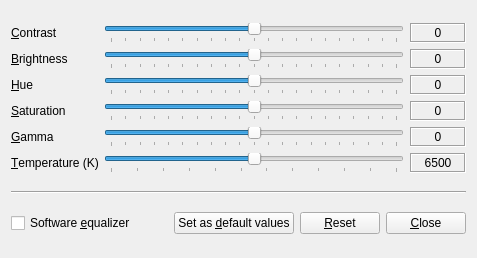
<?xml version="1.0" encoding="UTF-8"?>
<ui version="4.0">
 <class>VideoEqualizer</class>
 <widget class="QWidget" name="VideoEqualizer">
  <property name="geometry">
   <rect>
    <x>0</x>
    <y>0</y>
    <width>452</width>
    <height>258</height>
   </rect>
  </property>
  <property name="windowTitle">
   <string>Video Equalizer</string>
  </property>
  <layout class="QVBoxLayout" name="verticalLayout">
   <item>
    <layout class="QGridLayout" name="gridLayout">
     <item row="0" column="0">
      <widget class="QLabel" name="contrast_label">
       <property name="text">
        <string>&amp;Contrast</string>
       </property>
       <property name="buddy">
        <cstring>contrast_slider</cstring>
       </property>
      </widget>
     </item>
     <item row="0" column="1">
      <widget class="QSlider" name="contrast_slider">
       <property name="minimumSize">
        <size>
         <width>300</width>
         <height>0</height>
        </size>
       </property>
       <property name="minimum">
        <number>-100</number>
       </property>
       <property name="maximum">
        <number>100</number>
       </property>
       <property name="orientation">
        <enum>Qt::Horizontal</enum>
       </property>
       <property name="tickPosition">
        <enum>QSlider::TicksBelow</enum>
       </property>
      </widget>
     </item>
     <item row="0" column="2">
      <widget class="QLabel" name="contrast_indicator">
       <property name="minimumSize">
        <size>
         <width>48</width>
         <height>0</height>
        </size>
       </property>
       <property name="frameShape">
        <enum>QFrame::Box</enum>
       </property>
       <property name="frameShadow">
        <enum>QFrame::Sunken</enum>
       </property>
       <property name="text">
        <string notr="true">0</string>
       </property>
       <property name="alignment">
        <set>Qt::AlignCenter</set>
       </property>
      </widget>
     </item>
     <item row="1" column="0">
      <widget class="QLabel" name="brightness_label">
       <property name="text">
        <string>&amp;Brightness</string>
       </property>
       <property name="buddy">
        <cstring>brightness_slider</cstring>
       </property>
      </widget>
     </item>
     <item row="1" column="1">
      <widget class="QSlider" name="brightness_slider">
       <property name="minimumSize">
        <size>
         <width>300</width>
         <height>0</height>
        </size>
       </property>
       <property name="minimum">
        <number>-100</number>
       </property>
       <property name="maximum">
        <number>100</number>
       </property>
       <property name="orientation">
        <enum>Qt::Horizontal</enum>
       </property>
       <property name="tickPosition">
        <enum>QSlider::TicksBelow</enum>
       </property>
      </widget>
     </item>
     <item row="1" column="2">
      <widget class="QLabel" name="brightness_indicator">
       <property name="minimumSize">
        <size>
         <width>48</width>
         <height>0</height>
        </size>
       </property>
       <property name="frameShape">
        <enum>QFrame::Box</enum>
       </property>
       <property name="frameShadow">
        <enum>QFrame::Sunken</enum>
       </property>
       <property name="text">
        <string notr="true">0</string>
       </property>
       <property name="alignment">
        <set>Qt::AlignCenter</set>
       </property>
      </widget>
     </item>
     <item row="2" column="0">
      <widget class="QLabel" name="hue_label">
       <property name="text">
        <string>&amp;Hue</string>
       </property>
       <property name="buddy">
        <cstring>hue_slider</cstring>
       </property>
      </widget>
     </item>
     <item row="2" column="1">
      <widget class="QSlider" name="hue_slider">
       <property name="minimumSize">
        <size>
         <width>300</width>
         <height>0</height>
        </size>
       </property>
       <property name="minimum">
        <number>-100</number>
       </property>
       <property name="maximum">
        <number>100</number>
       </property>
       <property name="orientation">
        <enum>Qt::Horizontal</enum>
       </property>
       <property name="tickPosition">
        <enum>QSlider::TicksBelow</enum>
       </property>
      </widget>
     </item>
     <item row="2" column="2">
      <widget class="QLabel" name="hue_indicator">
       <property name="minimumSize">
        <size>
         <width>48</width>
         <height>0</height>
        </size>
       </property>
       <property name="frameShape">
        <enum>QFrame::Box</enum>
       </property>
       <property name="frameShadow">
        <enum>QFrame::Sunken</enum>
       </property>
       <property name="text">
        <string notr="true">0</string>
       </property>
       <property name="alignment">
        <set>Qt::AlignCenter</set>
       </property>
      </widget>
     </item>
     <item row="3" column="0">
      <widget class="QLabel" name="saturation_label">
       <property name="text">
        <string>&amp;Saturation</string>
       </property>
       <property name="buddy">
        <cstring>saturation_slider</cstring>
       </property>
      </widget>
     </item>
     <item row="3" column="1">
      <widget class="QSlider" name="saturation_slider">
       <property name="minimumSize">
        <size>
         <width>300</width>
         <height>0</height>
        </size>
       </property>
       <property name="minimum">
        <number>-100</number>
       </property>
       <property name="maximum">
        <number>100</number>
       </property>
       <property name="orientation">
        <enum>Qt::Horizontal</enum>
       </property>
       <property name="tickPosition">
        <enum>QSlider::TicksBelow</enum>
       </property>
      </widget>
     </item>
     <item row="3" column="2">
      <widget class="QLabel" name="saturation_indicator">
       <property name="minimumSize">
        <size>
         <width>48</width>
         <height>0</height>
        </size>
       </property>
       <property name="frameShape">
        <enum>QFrame::Box</enum>
       </property>
       <property name="frameShadow">
        <enum>QFrame::Sunken</enum>
       </property>
       <property name="text">
        <string notr="true">0</string>
       </property>
       <property name="alignment">
        <set>Qt::AlignCenter</set>
       </property>
      </widget>
     </item>
     <item row="4" column="0">
      <widget class="QLabel" name="gamma_label">
       <property name="text">
        <string>&amp;Gamma</string>
       </property>
       <property name="buddy">
        <cstring>gamma_slider</cstring>
       </property>
      </widget>
     </item>
     <item row="4" column="1">
      <widget class="QSlider" name="gamma_slider">
       <property name="minimumSize">
        <size>
         <width>300</width>
         <height>0</height>
        </size>
       </property>
       <property name="minimum">
        <number>-100</number>
       </property>
       <property name="maximum">
        <number>100</number>
       </property>
       <property name="orientation">
        <enum>Qt::Horizontal</enum>
       </property>
       <property name="tickPosition">
        <enum>QSlider::TicksBelow</enum>
       </property>
      </widget>
     </item>
     <item row="4" column="2">
      <widget class="QLabel" name="gamma_indicator">
       <property name="minimumSize">
        <size>
         <width>48</width>
         <height>0</height>
        </size>
       </property>
       <property name="frameShape">
        <enum>QFrame::Box</enum>
       </property>
       <property name="frameShadow">
        <enum>QFrame::Sunken</enum>
       </property>
       <property name="text">
        <string notr="true">0</string>
       </property>
       <property name="alignment">
        <set>Qt::AlignCenter</set>
       </property>
      </widget>
     </item>
     <item row="5" column="0">
      <widget class="QLabel" name="temperature_label">
       <property name="text">
        <string>&amp;Temperature (K)</string>
       </property>
       <property name="buddy">
        <cstring>temperature_slider</cstring>
       </property>
      </widget>
     </item>
     <item row="5" column="1">
      <widget class="QSlider" name="temperature_slider">
       <property name="minimumSize">
        <size>
         <width>300</width>
         <height>0</height>
        </size>
       </property>
       <property name="minimum">
        <number>1000</number>
       </property>
       <property name="maximum">
        <number>12000</number>
       </property>
       <property name="singleStep">
        <number>100</number>
       </property>
       <property name="pageStep">
        <number>1000</number>
       </property>
       <property name="value">
        <number>6500</number>
       </property>
       <property name="orientation">
        <enum>Qt::Horizontal</enum>
       </property>
       <property name="tickPosition">
        <enum>QSlider::TicksBelow</enum>
       </property>
      </widget>
     </item>
     <item row="5" column="2">
      <widget class="QLabel" name="temperature_indicator">
       <property name="minimumSize">
        <size>
         <width>56</width>
         <height>0</height>
        </size>
       </property>
       <property name="frameShape">
        <enum>QFrame::Box</enum>
       </property>
       <property name="frameShadow">
        <enum>QFrame::Sunken</enum>
       </property>
       <property name="text">
        <string notr="true">6500</string>
       </property>
       <property name="alignment">
        <set>Qt::AlignCenter</set>
       </property>
      </widget>
     </item>
    </layout>
   </item>
   <item>
    <widget class="Line" name="line">
     <property name="orientation">
      <enum>Qt::Horizontal</enum>
     </property>
    </widget>
   </item>
   <item>
    <layout class="QHBoxLayout" name="horizontalLayout">
     <item>
      <widget class="QCheckBox" name="bysoftware_check">
       <property name="sizePolicy">
        <sizepolicy hsizetype="MinimumExpanding" vsizetype="Fixed">
         <horstretch>0</horstretch>
         <verstretch>0</verstretch>
        </sizepolicy>
       </property>
       <property name="text">
        <string>Software &amp;equalizer</string>
       </property>
      </widget>
     </item>
     <item>
      <widget class="QPushButton" name="makedefault_button">
       <property name="text">
        <string>Set as &amp;default values</string>
       </property>
      </widget>
     </item>
     <item>
      <widget class="QPushButton" name="reset_button">
       <property name="text">
        <string>&amp;Reset</string>
       </property>
      </widget>
     </item>
     <item>
      <widget class="QPushButton" name="close_button">
       <property name="text">
        <string>&amp;Close</string>
       </property>
      </widget>
     </item>
    </layout>
   </item>
  </layout>
 </widget>
 <tabstops>
  <tabstop>contrast_slider</tabstop>
  <tabstop>brightness_slider</tabstop>
  <tabstop>hue_slider</tabstop>
  <tabstop>saturation_slider</tabstop>
  <tabstop>gamma_slider</tabstop>
  <tabstop>temperature_slider</tabstop>
  <tabstop>bysoftware_check</tabstop>
  <tabstop>makedefault_button</tabstop>
  <tabstop>reset_button</tabstop>
 </tabstops>
 <resources/>
 <connections>
  <connection>
   <sender>close_button</sender>
   <signal>clicked()</signal>
   <receiver>VideoEqualizer</receiver>
   <slot>close()</slot>
   <hints>
    <hint type="sourcelabel">
     <x>399</x>
     <y>234</y>
    </hint>
    <hint type="destinationlabel">
     <x>225</x>
     <y>128</y>
    </hint>
   </hints>
  </connection>
 </connections>
</ui>
